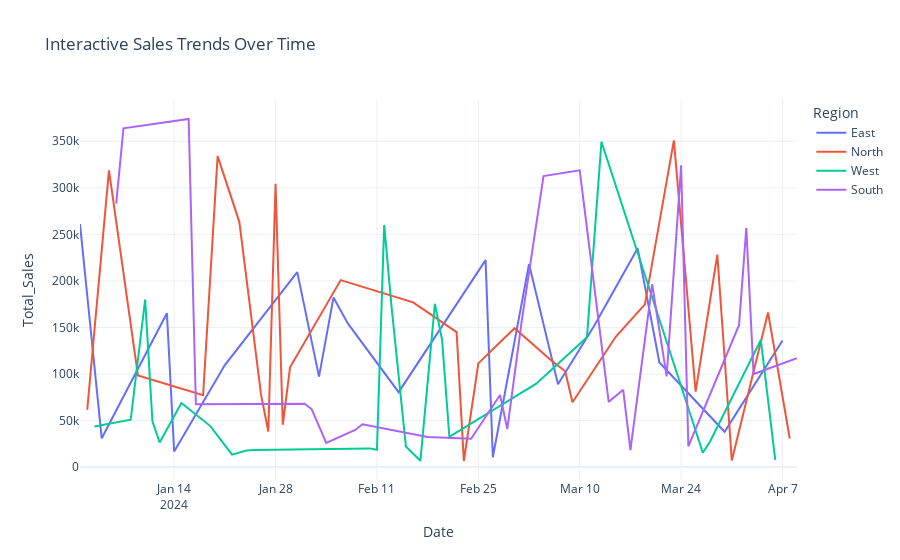

Notebook cell for this chart:
### Markdown cell above
Correlation Matrix: The near-zero correlation (0.008) between Price and Quantity suggests the business has significant pricing power, meaning prices can likely be increased without reducing the number of units sold.

Histogram: The high concentration of sales below 50,000 indicates a high-volume, low-value business model that may face thin profit margins due to the administrative costs of processing many small transactions.

Product Box Plot: The Laptop category shows the highest median sales and the widest range, identifying it as the primary driver for high-value revenue growth compared to lower-performing items like Headphones.

Regional Bar Chart: The West region shows significantly lower average sales and higher uncertainty than other regions, highlighting a specific geographic area that requires a targeted turnaround strategy or resource reallocation.

### Code cell
fig = px.line(
    df,
    x='Date',
    y='Total_Sales',
    color='Region',
    title='Interactive Sales Trends Over Time'
)

fig.update_layout(
    hovermode='x unified',
    template='plotly_white'
)

fig.write_html('visualizations/sales_trend_plotly.html')
fig.show()

### Figure 1 — Plotly figure (JSON) as saved in the notebook; plotly's stock layout.template omitted (floating-point values rounded to 4 significant figures)
{"data": [{"hovertemplate": "Region=East<br>Date=%{x}<br>Total_Sales=%{y}<extra></extra>", "legendgroup": "East", "line": {"color": "#636efa", "dash": "solid"}, "marker": {"symbol": "circle"}, "mode": "lines", "name": "East", "orientation": "v", "showlegend": true, "type": "scatter", "x": ["2024-01-01T00:00:00", "2024-01-04T00:00:00", "2024-01-13T00:00:00", "2024-01-14T00:00:00", "2024-01-21T00:00:00", "2024-01-31T00:00:00", "2024-02-03T00:00:00", "2024-02-05T00:00:00", "2024-02-07T00:00:00", "2024-02-14T00:00:00", "2024-02-26T00:00:00", "2024-02-27T00:00:00", "2024-03-03T00:00:00", "2024-03-07T00:00:00", "2024-03-12T00:00:00", "2024-03-18T00:00:00", "2024-03-21T00:00:00", "2024-03-30T00:00:00", "2024-04-07T00:00:00"], "xaxis": "x", "y": [261100, 30895, 165240, 16780, 109554, 209400, 97204, 182060, 154048, 80488, 222330, 10544, 218016, 88974, 151712, 234990, 112392, 37932, 135980], "yaxis": "y"}, {"hovertemplate": "Region=North<br>Date=%{x}<br>Total_Sales=%{y}<extra></extra>", "legendgroup": "North", "line": {"color": "#EF553B", "dash": "solid"}, "marker": {"symbol": "circle"}, "mode": "lines", "name": "North", "orientation": "v", "showlegend": true, "type": "scatter", "x": ["2024-01-02T00:00:00", "2024-01-05T00:00:00", "2024-01-09T00:00:00", "2024-01-18T00:00:00", "2024-01-20T00:00:00", "2024-01-23T00:00:00", "2024-01-26T00:00:00", "2024-01-27T00:00:00", "2024-01-28T00:00:00", "2024-01-29T00:00:00", "2024-01-30T00:00:00", "2024-02-06T00:00:00", "2024-02-16T00:00:00", "2024-02-22T00:00:00", "2024-02-23T00:00:00", "2024-02-25T00:00:00", "2024-03-01T00:00:00", "2024-03-06T00:00:00", "2024-03-08T00:00:00", "2024-03-09T00:00:00", "2024-03-15T00:00:00", "2024-03-19T00:00:00", "2024-03-23T00:00:00", "2024-03-26T00:00:00", "2024-03-29T00:00:00", "2024-03-31T00:00:00", "2024-04-05T00:00:00", "2024-04-08T00:00:00"], "xaxis": "x", "y": [61624, 318680, 98373, 77288, 333992, 263475, 77844, 38298, 304465, 45467, 107118, 200885, 176994, 144960, 6540, 111405, 149200, 115048, 102909, 69687, 140286, 174825, 350888, 81137, 228222, 7148, 166160, 30717], "yaxis": "y"}, {"hovertemplate": "Region=West<br>Date=%{x}<br>Total_Sales=%{y}<extra></extra>", "legendgroup": "West", "line": {"color": "#00cc96", "dash": "solid"}, "marker": {"symbol": "circle"}, "mode": "lines", "name": "West", "orientation": "v", "showlegend": true, "type": "scatter", "x": ["2024-01-03T00:00:00", "2024-01-08T00:00:00", "2024-01-10T00:00:00", "2024-01-11T00:00:00", "2024-01-12T00:00:00", "2024-01-15T00:00:00", "2024-01-19T00:00:00", "2024-01-22T00:00:00", "2024-01-24T00:00:00", "2024-01-25T00:00:00", "2024-02-10T00:00:00", "2024-02-11T00:00:00", "2024-02-12T00:00:00", "2024-02-13T00:00:00", "2024-02-15T00:00:00", "2024-02-17T00:00:00", "2024-02-19T00:00:00", "2024-02-20T00:00:00", "2024-02-21T00:00:00", "2024-03-04T00:00:00", "2024-03-11T00:00:00", "2024-03-13T00:00:00", "2024-03-27T00:00:00", "2024-03-28T00:00:00", "2024-04-04T00:00:00", "2024-04-06T00:00:00"], "xaxis": "x", "y": [43492, 50834, 180092, 49280, 26466, 68894, 44045, 13426, 17838, 18382, 20083, 18616, 260100, 173712, 22064, 6720, 175392, 136440, 32524, 89620, 139372, 349510, 15356, 27468, 136549, 7647], "yaxis": "y"}, {"hovertemplate": "Region=South<br>Date=%{x}<br>Total_Sales=%{y}<extra></extra>", "legendgroup": "South", "line": {"color": "#ab63fa", "dash": "solid"}, "marker": {"symbol": "circle"}, "mode": "lines", "name": "South", "orientation": "v", "showlegend": true, "type": "scatter", "x": ["2024-01-06T00:00:00", "2024-01-07T00:00:00", "2024-01-16T00:00:00", "2024-01-17T00:00:00", "2024-02-01T00:00:00", "2024-02-02T00:00:00", "2024-02-04T00:00:00", "2024-02-08T00:00:00", "2024-02-09T00:00:00", "2024-02-18T00:00:00", "2024-02-24T00:00:00", "2024-02-28T00:00:00", "2024-02-29T00:00:00", "2024-03-02T00:00:00", "2024-03-05T00:00:00", "2024-03-10T00:00:00", "2024-03-14T00:00:00", "2024-03-16T00:00:00", "2024-03-17T00:00:00", "2024-03-20T00:00:00", "2024-03-22T00:00:00", "2024-03-24T00:00:00", "2024-03-25T00:00:00", "2024-04-01T00:00:00", "2024-04-02T00:00:00", "2024-04-03T00:00:00", "2024-04-09T00:00:00"], "xaxis": "x", "y": [282940, 363870, 373932, 67440, 67988, 62088, 26034, 39924, 45976, 32297, 30387, 77375, 40872, 157288, 312564, 318762, 70048, 82980, 18221, 196404, 97538, 324144, 22365, 152655, 256878, 100002, 116880], "yaxis": "y"}], "layout": {"autosize": true, "hovermode": "x unified", "legend": {"title": {"text": "Region"}, "tracegroupgap": 0}, "title": {"text": "Interactive Sales Trends Over Time"}, "xaxis": {"anchor": "y", "autorange": true, "domain": [0, 1], "range": ["2024-01-01", "2024-04-09"], "title": {"text": "Date"}, "type": "date"}, "yaxis": {"anchor": "x", "autorange": true, "domain": [0, 1], "range": [-13870.0, 394300.0], "title": {"text": "Total_Sales"}, "type": "linear"}}}
